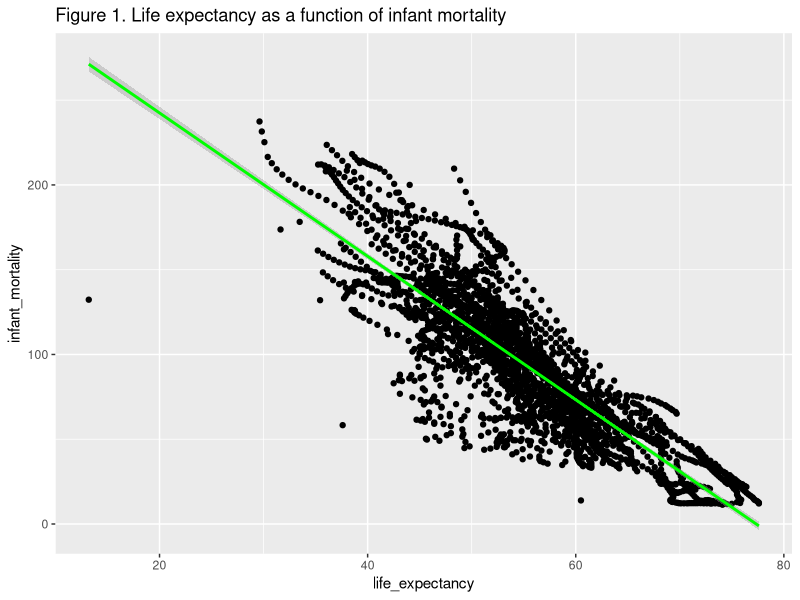
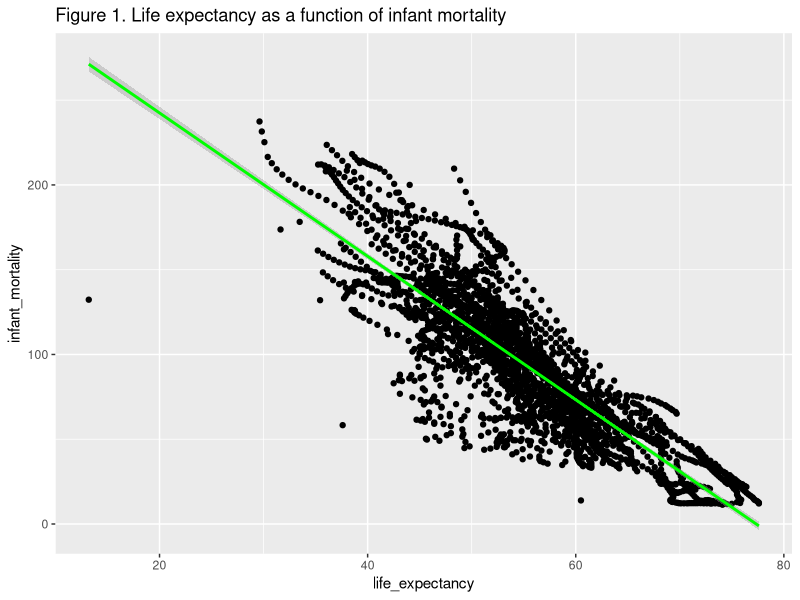
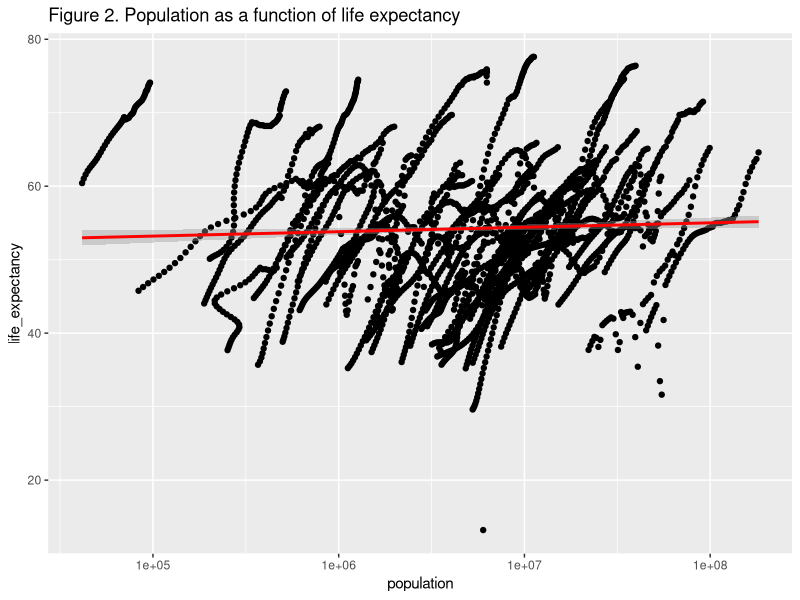
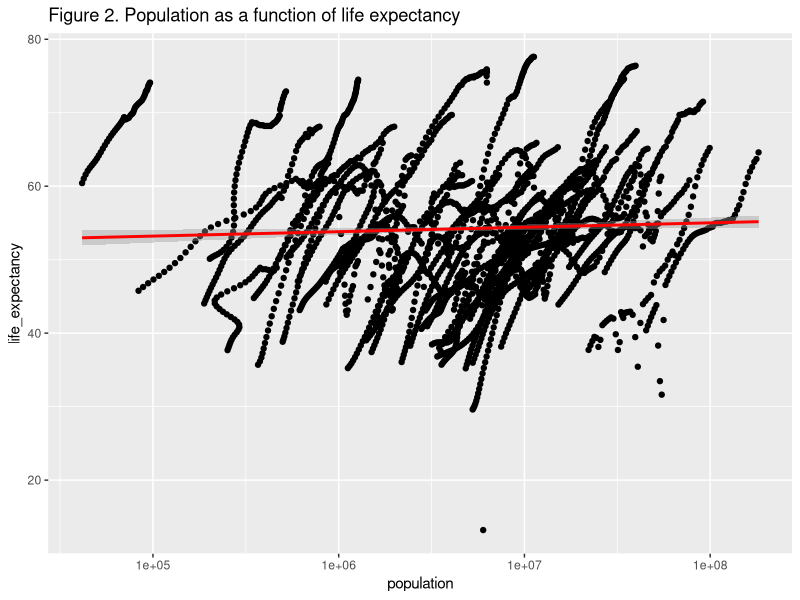
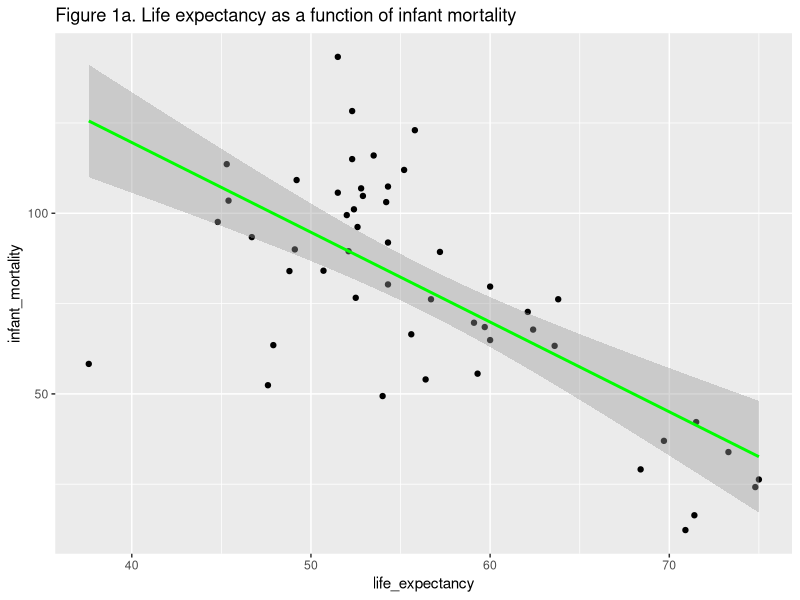
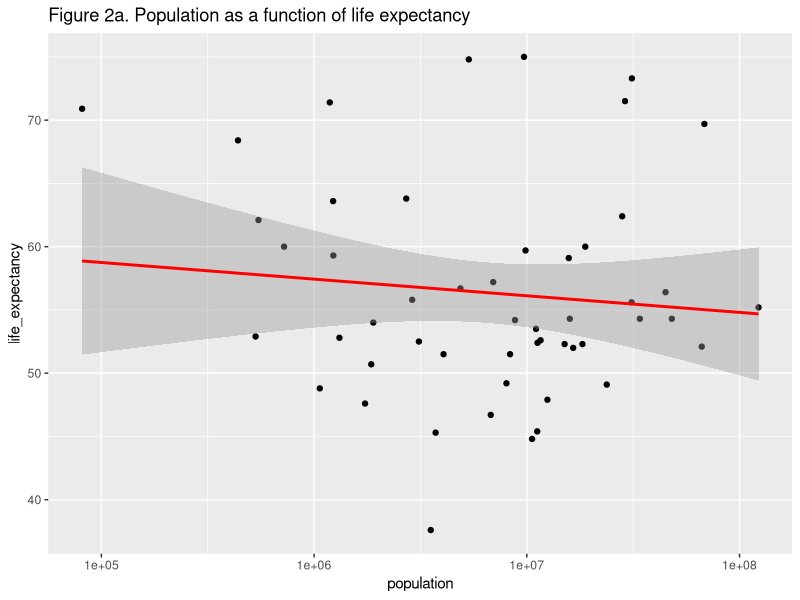

Write the R code that produced these figures, in order.
## ---- chunk 1
install.packages("dslabs", repos = "https://cran.rstudio.com/")
library("dslabs") #load the package.
library("tidyverse") #This is a good package for data processing tasks and since I have it installed, I only had to load it. 
library(ggplot2) #use to generate plots. 
library(dplyr) #load this package if you want to use %>%
## ---- chunk 2
help("gapminder")
## ---- chunk 3
str(gapminder) #get an over view of data structure.
## ---- chunk 4
summary(gapminder)
## ---- chunk 5
class(gapminder)
## ---- chunk 6
africadata <- filter(gapminder, continent == "Africa")
## ---- chunk 7
view(africadata) #view the entire dataset.
str(africadata) #get an overview the data structure.
summary(africadata) #get a summary of data.
dim(africadata) #check the dimensions of data.
## ---- chunk 8
inf.mort_lf.exp <- africadata %>% 
  select("infant_mortality", "life_expectancy") #create a new dataset from africadata that only contains two columns namely, infant_mortality and life_expectancy. 
str(inf.mort_lf.exp) #get an overview of the data structure.
summary(inf.mort_lf.exp) #get a summary of the data.
nrow(inf.mort_lf.exp) #check number of row/observations. 
dim(inf.mort_lf.exp) #check the dimensions of the data.
## ---- chunk 9
pop_lf.exp <- africadata %>%
  select("population", "life_expectancy") #create a new dataset from africadata with only two columns namely, population and life_expectancy. 

str(pop_lf.exp) #get an overview of the data structure.
summary(pop_lf.exp) #get a summary of the data.
dim(pop_lf.exp) #check the dimnensions of the data. 
## ---- chunk 10
pt1 <- inf.mort_lf.exp %>% 
  ggplot(aes(life_expectancy, infant_mortality)) + geom_point(color = "black") + geom_smooth(color = "green",method = 'lm') + labs(title = "Figure 1. Life expectancy as a function of infant mortality")  #generate a scatterplot with regression line to demonstrate the positive or negative correlation. 

plot(pt1) #generate the scatterplot.

print(pt1) #print the plot. 
## ---- chunk 11
pt2 <- pop_lf.exp %>%
  ggplot(aes(population, life_expectancy)) + geom_point(color = "black") + scale_x_log10() + geom_smooth(color = "red", method = 'lm') + labs(title = "Figure 2. Population as a function of life expectancy") #generated a scatterplot with population on the x-axis and life_expectancy on the y-axis.Note: we have set x-axis to log scale. 
plot(pt2) #generate the plot.
print(pt2) # print the plot. 
## ---- chunk 12
summary(africadata$infant_mortality) #look at the summary for NA's. 
sum(is.na(africadata$infant_mortality)) # total number of NA's in infant mortality column.
## ---- chunk 13
missing_df <- africadata %>% 
  select("year", "infant_mortality")  #variable called missing_df with the variables year and infant mortality.
View(missing_df )  #view the newly created dataset.

missing_df <- missing_df %>% 
  filter(is.na(infant_mortality)) %>%  #filter the NA's from infant mortality variable. 
  select(year) %>%    #select the variable year that corresponds with the NA's in infant mortality column.
  distinct()  #use it to avoid repetition of the same years. 
View(missing_df)  #view the dataset.

year_2000 <- africadata %>%  #select the year 2000 from the year column to further investigate by generating plots. 
  filter(year == 2000)
str(year_2000)  #get overview of the data structure.
summary(year_2000)  #summary of the dataset called year_2000 that has 51 observations and 9 variables. 
## ---- chunk 14
pt1.v2 <- year_2000 %>%       #generate a scatterplot of life_expectancy as a function of infant mortality which now holds data for the year 2000 only.
  ggplot(aes(life_expectancy, infant_mortality)) + geom_point(color = "black") + geom_smooth(color = "green", method = 'lm') + labs(title = "Figure 1a. Life expectancy as a function of infant mortality")  #generate scatterplot using this code with a few tweeks in the code to make the plot look better and more colorful. The labs argument is used to add custom titles to the scatterplot.
plot(pt1.v2) #generate the plot. 


pt2.v2 <- year_2000 %>%    #generate a scatterplot of population as a function of life expectancy which now holds data for the year 2000 only with 51 observations.
  ggplot(aes(population, life_expectancy)) + geom_point(color = "black") + scale_x_log10() + geom_smooth(color = "red", method = 'lm') + labs(title = "Figure 2a. Population as a function of life expectancy")   #generate scatterplot using this code with a few tweeks in the code to make the plot look better and more colorful. The argument labs is used to add custom titles to the scatterplot.
plot(pt2.v2)  #generate the plot.
## ---- chunk 15
fit1 <- lm(life_expectancy ~ infant_mortality, data = year_2000) #fit regression model with life expectancy as the outcome and infant mortality as predictor. Note: In the lm function, outcome lies on the left of tilde sign and predictor on the right side.  
summary(fit1) #get the summary of the sample model
## ---- chunk 16
fit2 <- lm(life_expectancy ~ population, data = year_2000) #fit regession model with life expectancy as outcome and population as predictor.

summary(fit2) #get the summary for the fitted model.
